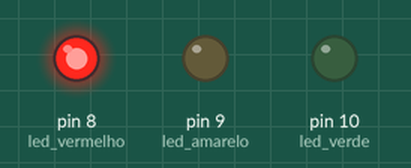
This sketch was run on a simulated Arduino Uno, built with avr-gcc and run on an emulated ATmega328P. On the bench: output pins drawn as LEDs (lit = HIGH).

Above: at 3.5 s.
At 11.5 s:
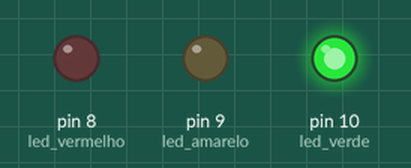
At 17.0 s:
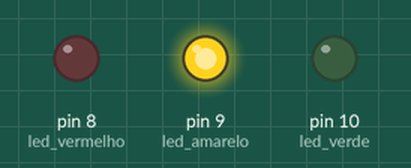
Timing chart, 0 to 23.4 s (numbered marks = the images above):
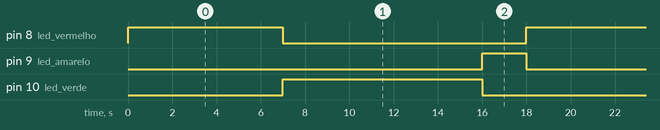

Measured:
- by itself, pin 8 (led_vermelho): alternates HIGH for 7.0 s and LOW for 11.0 s
- by itself, pin 9 (led_amarelo): alternates HIGH for 2.0 s and LOW for 16.0 s
- by itself, pin 10 (led_verde): alternates HIGH for 9.0 s and LOW for 9.0 s

The sketch:

Sem_foro.ino
```cpp
#define led_vermelho 8
#define led_amarelo 9
#define led_verde 10


void setup() {
  pinMode(led_vermelho, OUTPUT);
  pinMode(led_amarelo, OUTPUT);
  pinMode(led_verde, OUTPUT);
}
void sinal_fechado(int tempo)
{
  digitalWrite(led_vermelho, HIGH);
  digitalWrite(led_amarelo, LOW);
  digitalWrite(led_verde, LOW);
  delay(tempo);
}
void aberto(int tempo)
{
  digitalWrite(led_vermelho, LOW);
  digitalWrite(led_amarelo, LOW);
  digitalWrite(led_verde, HIGH);
  delay(tempo);
}

void atencao(int tempo)
{
  digitalWrite(led_vermelho, LOW);
  digitalWrite(led_amarelo, HIGH);
  digitalWrite(led_verde, LOW);
  delay(tempo);
}
void loop()
{
  sinal_fechado(7000);

  aberto(9000);

  atencao(2000);

}
```
